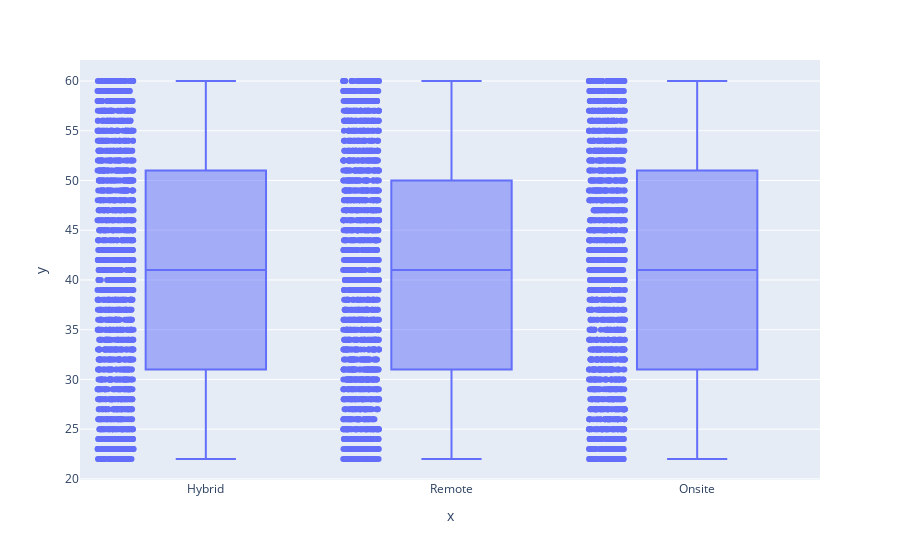

Here is the notebook cell this chart was saved with:
### Code cell
fig = px.box(x = df['Work_Location'], y = df['Age'], points = 'all')
fig.show()

### Figure 1 — Plotly figure (JSON) as saved in the notebook; plotly's stock layout.template omitted (floating-point values rounded to 4 significant figures; data arrays with more than 128 entries replaced by an {"elided": "..."} marker saying what was removed)
{"data": [{"alignmentgroup": "True", "boxpoints": "all", "hovertemplate": "x=%{x}<br>y=%{y}<extra></extra>", "legendgroup": "", "marker": {"color": "#636efa"}, "name": "", "notched": false, "offsetgroup": "", "orientation": "v", "showlegend": false, "type": "box", "x": {"elided": "5000 str values"}, "x0": " ", "xaxis": "x", "y": {"elided": "5000 int values"}, "y0": " ", "yaxis": "y"}], "layout": {"boxmode": "group", "legend": {"tracegroupgap": 0}, "margin": {"t": 60}, "xaxis": {"anchor": "y", "domain": [0, 1], "title": {"text": "x"}}, "yaxis": {"anchor": "x", "domain": [0, 1], "title": {"text": "y"}}}}
